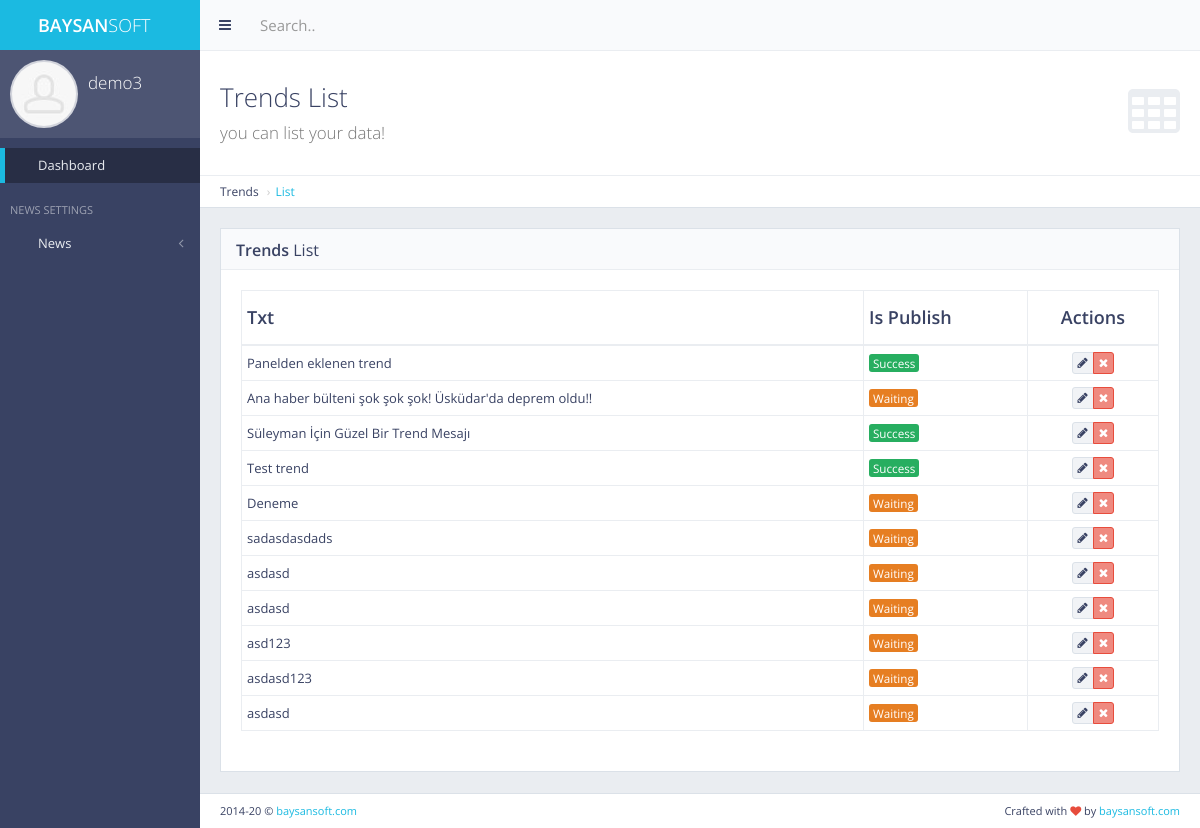
/panel/trends/list (signed in), run on the app's committed database.
### trending/models.py (models this page shows, shortened)
class Trending(models.Model):
    txt = models.CharField(max_length=255)
    is_publish = models.BooleanField(default=False)

### panel/views.py (the view)
# urls.py: path('trends/list', views.trends, name='trends_list'),
def trends(request):
    if not request.user.is_authenticated:
        return redirect('main:my_login')
    trends = Trending.objects.all()
    context = {
        'trends': trends,
    }
    return render(request, 'back/trends.html', context=context)

### category/context_processor.py (called while the page is built)
def get_categories(request):  # template'a direkt veri yolluyor
    get_categories = Category.objects.all()
    return dict(
        get_categories=get_categories)  # get_categories diyerek direkt template'den çağırabiliriz. Sözlük olarak döndürür.

### main/context_processors.py (called while the page is built)
def get_site_settings(request):
    site = Main.objects.first()
    return dict(site_settings=site)

### main/templatetags/my_auth.py (called while the page is built)
@register.filter(name='has_group')
def has_group(user,group_name):
    return user.groups.filter(name=group_name).exists()

### news/context_processors.py (called while the page is built)
def get_last_news(request):
    get_last_news = News.objects.all().order_by('-date')[:3]
    return dict(get_last_news=get_last_news)

def get_popular_posts(request):  # bu şekilde tek fonksiyon ile 2 veri seti döndürebiliriz
    get_popular_posts = News.objects.all().order_by('-show')
    get_popular_posts_detail = News.objects.all().order_by('-show')[:3]
    get_popular_posts_home = News.objects.all().order_by('-show')[:3]
    return dict(get_popular_posts=get_popular_posts, get_popular_posts_detail=get_popular_posts_detail,
                get_popular_posts_home=get_popular_posts_home)

### subcategory/context_processors.py (called while the page is built)
def get_subcategories(request):
    get_subcategories = SubCategory.objects.all()
    return dict(get_subcategories=get_subcategories)

### trending/context_processors.py (called while the page is built)
def get_trendings(request):
    trendings = Trending.objects.all().filter(is_publish=True).order_by('?')  # bu sayede random getirdik
    return dict(get_trendings=trendings)

### templates/back/trends.html (shortened to what this page needs)
{% extends 'back/layout.html' %}
{% load static %}
{% block body %}
    <div class="content-header">
        <div class="header-section">
            <h1>
                <i class="fa fa-table"></i>Trends List<br><small>you can list your data!</small>
            </h1>
        </div>
    </div>
    <ul class="breadcrumb breadcrumb-top">
        <li>Trends</li>
        <li><a href="{% url 'panel:trends_list' %}">List</a></li>
    </ul>
    <div class="block full">
        <div class="block-title">
            <h2><strong>Trends</strong> List</h2>
        </div>
        <div class="table-responsive">
            <table id="example-datatable" class="table table-vcenter table-condensed table-bordered">
                <thead>
                <tr>
                    <th>Txt</th>
                    <th>Is Publish</th>
                    <th class="text-center">Actions</th>
                </tr>
                </thead>
                <tbody>
                {% for trend in trends %}
                    <tr>
                        <td>{{ trend.txt }}</td>
                        <td>
                            {% if trend.is_publish == True %}
                                <span class="label label-success">Success</span>
                            {% else %}
                                <span class="label label-warning">Waiting</span>
                            {% endif %}
                        </td>
                        <td class="text-center">
                            <div class="btn-group">
                                <a href="{% url 'panel:trends_update' pk=trend.pk %}" data-toggle="tooltip"
                                   id="show_message_btn" title="Read"
                                   class="btn btn-xs btn-default"><i class="fa fa-pencil"></i></a>
                                <a href="{% url 'panel:trends_delete' pk=trend.pk %}" data-toggle="tooltip"
                                   title="Delete"
                                   class="btn btn-xs btn-danger" id="delete_message_btn"><i
                                        class="fa fa-times"></i></a>
                            </div>
                        </td>
                    </tr>
                {% endfor %}
                </tbody>
            </table>
        </div>
    </div>
{% endblock body %}

### templates/back/layout.html (shortened to what this page needs)
{% load static %}
{% if user.is_authenticated %}
    <!DOCTYPE html>
    <html class="no-js" lang="en">
    <head>
        <link rel="stylesheet" href="{% static 'back/css/bootstrap.min.css' %}">
        <link rel="stylesheet" href="{% static 'back/css/plugins.css' %}">
        <link rel="stylesheet" href="{% static 'back/css/main.css' %}">
        <link rel="stylesheet" href="{% static 'back/css/themes.css' %}">
        <link rel="stylesheet" href="{% static 'ToastJs/Toast.min.css' %}">
        <link rel="stylesheet" href="{% static 'node_modules/sweetalert2/dist/sweetalert2.min.css' %}">
    </head>
    <body>
    <div id="page-wrapper">
        <div id="page-container" class="sidebar-partial sidebar-visible-lg sidebar-no-animations">
            <div id="sidebar">
                <div id="sidebar-scroll">
                    <div class="sidebar-content">
                        <a href="http://baysansoft.com/" target="_blank" class="sidebar-brand">
                            <i class="gi gi-flash"></i><span
                                class="sidebar-nav-mini-hide"><strong>BAYSAN</strong>SOFT</span>
                        </a>
                        <div class="sidebar-section sidebar-user clearfix sidebar-nav-mini-hide">
                            <div class="sidebar-user-avatar">
                                <a href="page_ready_user_profile.html">
                                    <img src="{% static 'back/img/placeholders/avatars/avatar2.jpg' %}" alt="avatar">
                                </a>
                            </div>
                            <div class="sidebar-user-name">{{ request.user.username }}</div>
                            <div class="sidebar-user-links">
                                <a href="{% url 'main:home' %}" data-toggle="tooltip" data-placement="bottom"
                                   title="Site Home Page"><i class="gi gi-home"></i></a>
                                <a href="{% url 'panel:message_box' %}" data-toggle="tooltip" data-placement="bottom"
                                   title="Message Box"><i class="gi gi-message_plus"></i></a>
                                <a href="page_ready_user_profile.html" data-toggle="tooltip" data-placement="bottom"
                                   title="Profile"><i class="gi gi-user"></i></a>
                                <a href="{% url 'panel:change_password' %}" class="enable-tooltip" data-placement="bottom"
                                   title="Settings"
                                   onclick="$('#modal-user-settings').modal('show');"><i class="gi gi-cogwheel"></i></a>
                                <a href="{% url 'main:my_logout' %}" data-toggle="tooltip" data-placement="bottom"
                                   title="Logout"><i
                                        class="gi gi-exit"></i></a>
                            </div>
                        </div>
                        {% include 'back/includes/sidebar.html' %}
                    </div>
                </div>
            </div>
            <div id="main-container">
                <header class="navbar navbar-default">
                    <ul class="nav navbar-nav-custom">
                        <li>
                            <a href="javascript:void(0)" onclick="App.sidebar('toggle-sidebar');this.blur();">
                                <i class="fa fa-bars fa-fw"></i>
                            </a>
                        </li>
                    </ul>
                    <form action="page_ready_search_results.html" method="post" class="navbar-form-custom">
                        <div class="form-group">
                            <input type="text" id="top-search" name="top-search" class="form-control"
                                   placeholder="Search..">
                        </div>
                    </form>
                </header>
                <div id="page-content">
                    {% block body %}
                    {% endblock body %}
                </div>
                <footer class="clearfix">
                    <div class="pull-right">
                        Crafted with <i class="fa fa-heart text-danger"></i> by <a href="http://baysansoft.com/"
                                                                                   target="_blank">baysansoft.com</a>
                    </div>
                    <div class="pull-left">
                        <span id="year-copy"></span> &copy; <a href="http://baysansoft.com/"
                                                               target="_blank">baysansoft.com</a>
                    </div>
                </footer>
            </div>
        </div>
    </div>
    </body>
    </html>
{% else %}
    <h2>Please Login</h2>
{% endif %}

### data on the page
Trending: txt "Panelden eklenen trend", is_publish "Success"
Trending: txt "Ana haber bülteni şok şok şok! Üsküdar'da deprem oldu!!", is_publish "Waiting"
Trending: txt "Süleyman İçin Güzel Bir Trend Mesajı", is_publish "Success"
Trending: txt "Test trend", is_publish "Success"
Trending: txt "Deneme", is_publish "Waiting"
Trending: txt "sadasdasdads", is_publish "Waiting"
Trending: txt "asdasd", is_publish "Waiting"
Trending: txt "asdasd", is_publish "Waiting"
Trending: txt "asd123", is_publish "Waiting"
Trending: txt "asdasd123", is_publish "Waiting"
Trending: txt "asdasd", is_publish "Waiting"

### other printed values
{{ request.user.username }} "demo3"
